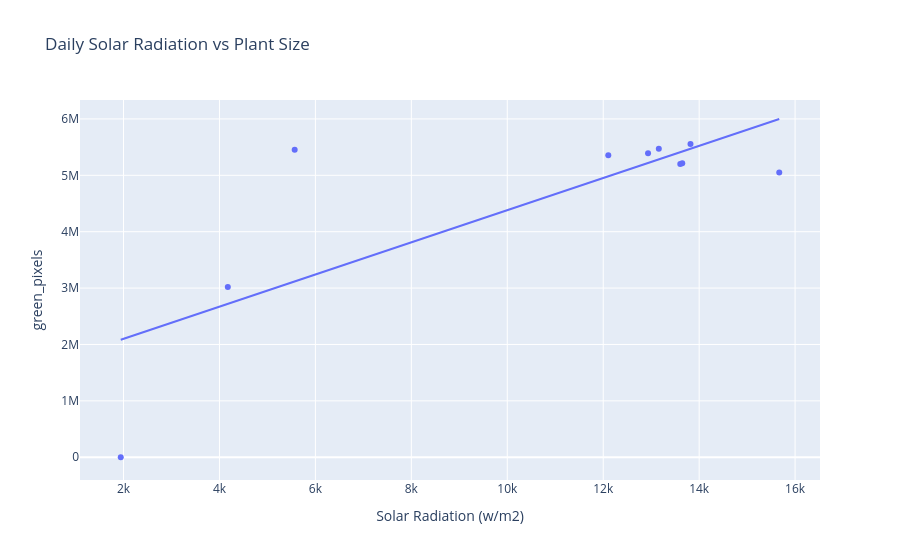

Here is the notebook cell this chart was saved with:
### Code cell
import plotly.express as px

fig = px.scatter(
    daily,
    x="Solar Radiation (w/m2)",
    y="green_pixels",
    trendline="ols",
    title="Daily Solar Radiation vs Plant Size"
)

fig.show()

### Figure 1 — Plotly figure (JSON) as saved in the notebook; plotly's stock layout.template omitted (floating-point values rounded to 4 significant figures)
{"data": [{"hovertemplate": "Solar Radiation (w/m2)=%{x}<br>green_pixels=%{y}<extra></extra>", "legendgroup": "", "marker": {"color": "#636efa", "symbol": "circle"}, "mode": "markers", "name": "", "orientation": "v", "showlegend": false, "type": "scatter", "x": [1942.0, 13820.0, 13160.0, 13610.0, 12930.0, 12110.0, 5568.0, 13650.0, 15670.0, 4174.0], "xaxis": "x", "y": [0.0, 5553000.0, 5472000.0, 5200000.0, 5393000.0, 5354000.0, 5454000.0, 5212000.0, 5050000.0, 3018000.0], "yaxis": "y"}, {"hovertemplate": "<b>OLS trendline</b><br>green_pixels = 285.211 * Solar Radiation (w/m2) + 1.52943e+06<br>R<sup>2</sup>=0.606625<br><br>Solar Radiation (w/m2)=%{x}<br>green_pixels=%{y} <b>(trend)</b><extra></extra>", "legendgroup": "", "marker": {"color": "#636efa", "symbol": "circle"}, "mode": "lines", "name": "", "showlegend": false, "type": "scatter", "x": [1942.0, 4174.0, 5568.0, 12110.0, 12930.0, 13160.0, 13610.0, 13650.0, 13820.0, 15670.0], "xaxis": "x", "y": [2083000.0, 2720000.0, 3118000.0, 4982000.0, 5218000.0, 5283000.0, 5410000.0, 5422000.0, 5471000.0, 5999000.0], "yaxis": "y"}], "layout": {"legend": {"tracegroupgap": 0}, "title": {"text": "Daily Solar Radiation vs Plant Size"}, "xaxis": {"anchor": "y", "domain": [0, 1], "title": {"text": "Solar Radiation (w/m2)"}}, "yaxis": {"anchor": "x", "domain": [0, 1], "title": {"text": "green_pixels"}}}}
